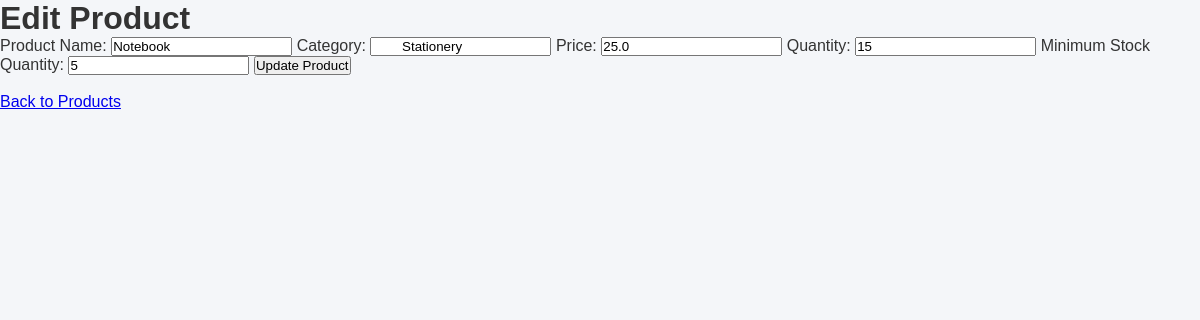
Page /edit_product/2 on the committed database.
### tables this page shows
CREATE TABLE products (
            product_id INTEGER PRIMARY KEY AUTOINCREMENT,
            product_name TEXT NOT NULL,
            category TEXT NOT NULL,
            price REAL NOT NULL,
            quantity INTEGER NOT NULL,
            min_quantity INTEGER NOT NULL
        );

### app.py (the view, shortened to what this page needs)
@app.route('/edit_product/<int:product_id>', methods=['GET', 'POST'])
def edit_product(product_id):
    connection = get_db_connection()
    product = connection.execute(
        'SELECT * FROM products WHERE product_id = ?',
        (product_id,)
    ).fetchone()
    connection.close()
    if product is None:
        return "Product not found", 404
    return render_template('edit_product.html', product=product)

### app.py (called while the page is built)
def get_db_connection():
    connection = sqlite3.connect('general_store.db')
    connection.row_factory = sqlite3.Row
    return connection

### templates/edit_product.html (shortened to what this page needs)
<!DOCTYPE html>
<html>
<head>
    <link rel="stylesheet" href="{{ url_for('static', filename='css/style.css') }}">
</head>
<body>
    <h1>Edit Product</h1>
    <form method="POST">
        <label>Product Name:</label>
        <input type="text" name="product_name" value="{{ product.product_name }}" required>
        <label>Category:</label>
        <input type="text" name="category" value="{{ product.category }}" required>
        <label>Price:</label>
        <input type="number" name="price" step="0.01" min="0" value="{{ product.price }}" required>
        <label>Quantity:</label>
        <input type="number" name="quantity" min="0" value="{{ product.quantity }}" required>
        <label>Minimum Stock Quantity:</label>
        <input type="number" name="min_quantity" min="0" value="{{ product.min_quantity }}" required>
        <button type="submit">Update Product</button>
    </form>
    <br>
    <a href="{{ url_for('products') }}">Back to Products</a>
</body>
</html>

### static/css/style.css (style rules this page uses)
* { margin: 0; padding: 0; box-sizing: border-box; font-family: Arial, sans-serif; }
body { background-color: #f4f6f9; color: #333; }

### rows in the picture
products: product_name "Notebook", category "Stationery", price "25.0", quantity "15", min_quantity "5"
